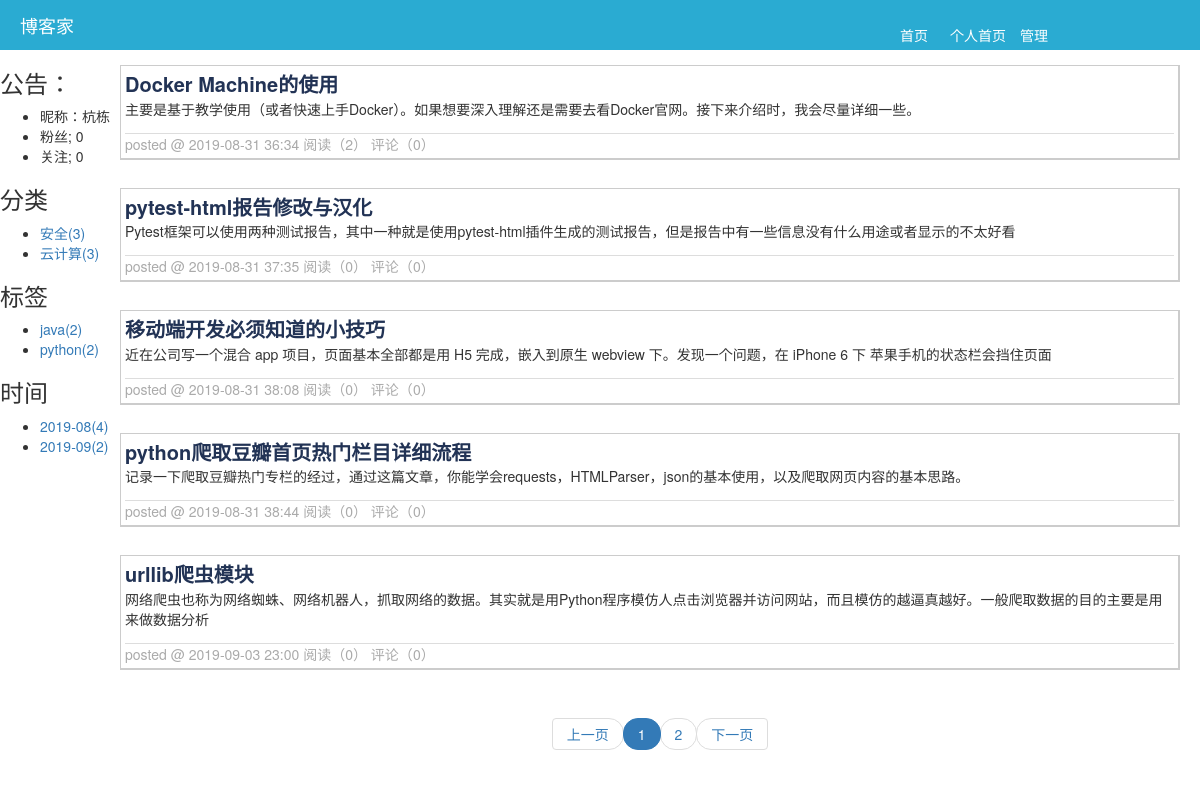
/chenhd, run on the app's committed database.
### app01/models.py (models this page shows, shortened)
class Blog(models.Model):
    nid = models.BigAutoField(primary_key=True)
    title = models.CharField(verbose_name='个人博客标题', max_length=64)
    site = models.CharField(verbose_name='个人博客前缀', max_length=32, unique=True)
    theme = models.CharField(verbose_name='博客主题', max_length=32)
    user = models.OneToOneField(to='UserInfo', to_field='nid',on_delete=models.CASCADE)

class UserInfo(models.Model):
    nid = models.BigAutoField(primary_key=True)
    username = models.CharField(verbose_name='用户名', max_length=32, unique=True)
    password = models.CharField(verbose_name='密码', max_length=64)
    nickname = models.CharField(verbose_name='昵称', max_length=32)
    email = models.EmailField(verbose_name='邮箱', unique=True)
    avatar = models.ImageField(verbose_name='头像',upload_to='static/images')
    create_time = models.DateTimeField(verbose_name='创建时间', auto_now_add=True)
    fans = models.ManyToManyField(verbose_name='粉丝们',
                                  to='UserInfo',
                                  through='UserFans',
                                  related_name='f',
                                  through_fields=('user', 'follower'))

class Tag(models.Model):
    nid = models.AutoField(primary_key=True)
    title = models.CharField(verbose_name='标签名称', max_length=32)
    blog = models.ForeignKey(verbose_name='所属博客', to='Blog', to_field='nid',on_delete=models.CASCADE)

class Article(models.Model):
    nid = models.BigAutoField(primary_key=True)
    title = models.CharField(verbose_name='文章标题', max_length=128)
    summary = models.CharField(verbose_name='文章简介', max_length=255)
    read_count = models.IntegerField(default=0)
    comment_count = models.IntegerField(default=0)
    up_count = models.IntegerField(default=0)
    down_count = models.IntegerField(default=0)
    create_time = models.DateTimeField(verbose_name='创建时间', auto_now_add=True)
    blog = models.ForeignKey(verbose_name='所属博客', to='Blog', to_field='nid',on_delete=models.CASCADE)
    category = models.ForeignKey(verbose_name='文章类型', to='Category', to_field='nid', null=True,on_delete=models.SET_NULL)
    type_choices = [
        (1, "Python"),
        (2, "Linux"),
        (3, "容器"),
        (4, "数据库"),
    ]
    article_type_id = models.IntegerField(choices=type_choices, default=None)
    tags = models.ManyToManyField(
        to="Tag",
        through='Article2Tag',
        through_fields=('article', 'tag'),
    )

### app01/views.py (the view)
# urls.py: 2. Add a URL to urlpatterns:  path('', views.home, name='home')
def home(request,site):
    blog = models.Blog.objects.filter(site=site).first()
    if not blog:
        return redirect('/')
    fans = models.UserFans.objects.filter(user=blog.user).count()
    follows = models.UserFans.objects.filter(follower=blog.user).count()
    category_list = models.Article.objects.filter(blog=blog).values('category_id','category__title').annotate(ct=Count('nid'))
    tag_list = models.Article2Tag.objects.filter(article__blog=blog).values('tag_id','tag__title').annotate(ct=Count('id'))
    date_list = models.Article.objects.filter(blog=blog).extra(select={'ctime':"strftime('%%Y-%%m',create_time)"}).values('ctime').annotate(ct=Count('nid'))
    article_list = models.Article.objects.filter(blog=blog).extra(select={'create_time_format':"strftime('%%Y-%%m-%%d %%M:%%S',create_time)"})
    all_count = article_list.count()
    page_info = PageInfo(request.GET.get('page'), all_count, 5, request.path_info, 11)
    article_list_page = article_list[page_info.start():page_info.end()]
    return render(
        request,
        'home.html',
        {
            'blog':blog,
            'category_list':category_list,
            'tag_list':tag_list,
            'date_list':date_list,
            'article_list_page':article_list_page,
            'page_info':page_info,
            'fans':fans,
            'follows':follows,
        }
    )

### utils/pager.py (called while the page is built)
    def start(self):
        return (self.current_page-1) * self.per_page

    def end(self):
        return self.current_page * self.per_page

### templates/home.html (shortened to what this page needs)
{% extends 'home_layout.html' %}
{% block xx %}
    <div>
        {% for row in article_list_page %}
            <div class="artile_list">
                <div class="title">
                     <a onclick="return cal_read_counts(this,{{ row.nid }});" href="/{{ blog.site }}/{{ row.nid }}.html">{{ row.title }}</a>
                </div>
                <div>{{ row.summary }}</div>
                <div class="postfooter">
                posted @ {{ row.create_time_format }} 阅读（{{ row.read_count }}） 评论（{{ row.comment_count }}）
                </div>
            </div>
        {% endfor %}
    </div>
    <div class="pager">
    {% if article_list_page %}
            <nav aria-label="Page navigation">
              <ul class="pagination">
                  {{ page_info.pager|safe }}
              </ul>
            </nav>
            {% endif %}
    </div>
{% endblock %}

### templates/home_layout.html (shortened to what this page needs)
<!DOCTYPE html>
<html lang="en">
<head>
    <link rel="stylesheet" href="/static/plugin/bootstrap-3.3.7-dist/css/bootstrap.css">
    <link rel="stylesheet" href="/static/plugin/font-awesome-4.7.0/css/font-awesome.css">
    <link rel="stylesheet" href="/static/css/common.css">
    <link rel="stylesheet" href="/static/css/theme/{{ blog.theme }}.css">
</head>
<body>
    <div class="header">
        <div class="logo">博客家</div>
        <div class="menu">
            <a href="/" class="first_page">首页</a>
            <a href="/{{ blog.site }}" class="per_page">个人首页</a>
            <a href="/back" class="manage">管理</a>
        </div>
    </div>
    <div class="filter">
        <div class="notice">
            <h3>公告：</h3>
            <ul>
                <li class="c11">昵称：{{ blog.user.nickname }}</li>
                <li class="c12">粉丝; {{ fans }} </li>
                <li class="c12">关注; {{ follows }}</li>
            </ul>
        </div>
        <div class="c2">
             <h3>分类</h3>
            <ul>
                {% for item in category_list %}
                    <li>
                        {% if  item.category_id %}
                            <a href="/{{ blog.site }}/category/{{ item.category_id }}/"> {{ item.category__title }}({{ item.ct }})</a>
                        {% else %}
                            <a href="/{{ blog.site }}/category/{{ item.category_id }}/"> 未分类({{ item.ct }})</a>
                        {% endif %}
                    </li>
                {% endfor %}
            </ul>
        </div>
        <div class="c3">
            <h3>标签</h3>
            <ul>
                {% for item in tag_list %}
                    <li>
                        <a href="/{{ blog.site }}/tag/{{ item.tag_id }}/">{{ item.tag__title }}({{ item.ct }})</a>
                    </li>
                {% endfor %}
            </ul>
        </div>
        <div>
            <h3>时间</h3>
                <ul>
                   {% for item in date_list%}
                        <li>
                            <a href="/{{ blog.site }}/date/{{ item.ctime }}/">{{ item.ctime }}({{ item.ct }})</a>
                        </li>
                    {% endfor %}
                </ul>
        </div>
    </div>
     <div  class="front_content">
        {% block xx %}{% endblock %}
    </div>
</body>
</html>

### static/css/common.css (style rules this page uses)
.header { height: 50px; line-height: 50px; background-color: #2aabd2; }
.header .logo { float: left; font-size: 18px; color: #FFFFFF; width: 200px; padding-left: 20px; }
.header .menu { float: right; position: relative; width: 300px; }
.header .menu .first_page { position: absolute; top: 10px; color: white; }
.header .menu .per_page { position: absolute; top: 10px; left: 50px; color: white; }
.header .menu .manage { position: absolute; top: 10px; left: 120px; color: white; }
.filter { float: left; width: 10%; }
.front_content { float: left; width: 90%; margin-top: 15px; }
.front_content .artile_list { border: 1px solid #ccc; border-bottom-width:2px; border-right-width:2px; padding: 4px; margin-bottom: 28px; margin-right: 20px; }
.front_content .artile_list a { color: #235; }
.front_content .artile_list .title { font-weight: bold; font-size: 20px; }
.front_content .artile_list .postfooter { margin: 0px; margin-top: 14px; color: #aaa; border-top: 1px solid #dddddd; font-size: 14px; }

### data on the page
Blog: user.nickname "杭栋"
Tag: tag__title "java", ct "2"
Tag: tag__title "python", ct "2"
Article: title "Docker Machine的使用", summary "主要是基于教学使用（或者快速上手Docker）。如果想要深入理解还是需要去看Docker官网。接下来介绍时，我会尽量详细一些。", create_time_format "2019-08-31 36:34", read_count "2", comment_count "0"
Article: title "pytest-html报告修改与汉化", summary "Pytest框架可以使用两种测试报告，其中一种就是使用pytest-html插件生成的测试报告，但是报告中有一些信息没有什么用途或者显示的不太好看", create_time_format "2019-08-31 37:35", read_count "0", comment_count "0"
Article: title "移动端开发必须知道的小技巧", summary "近在公司写一个混合 app 项目，页面基本全部都是用 H5 完成，嵌入到原生 webview 下。发现一个问题，在 iPhone 6 下 苹果手机的状态栏会挡住页面", create_time_format "2019-08-31 38:08", read_count "0", comment_count "0"
Article: title "python爬取豆瓣首页热门栏目详细流程", summary "记录一下爬取豆瓣热门专栏的经过，通过这篇文章，你能学会requests，HTMLParser，json的基本使用，以及爬取网页内容的基本思路。", create_time_format "2019-08-31 38:44", read_count "0", comment_count "0"
Article: title "urllib爬虫模块", summary "网络爬虫也称为网络蜘蛛、网络机器人，抓取网络的数据。其实就是用Python程序模仿人点击浏览器并访问网站，而且模仿的越逼真越好。一般爬取数据的目的主要是用来做数据分析", create_time_format "2019-09-03 23:00", read_count "0", comment_count "0"

### other printed values
{{ fans }} "0"
{{ follows }} "0"
{{ item.category__title }} "安全" "云计算"
{{ item.ct }} "3" "3"
{{ item.ctime }} "2019-08" "2019-09"
{{ item.ct }} "4" "2"
{{ page_info.pager|safe }} "上一页 1 2 下一页"
